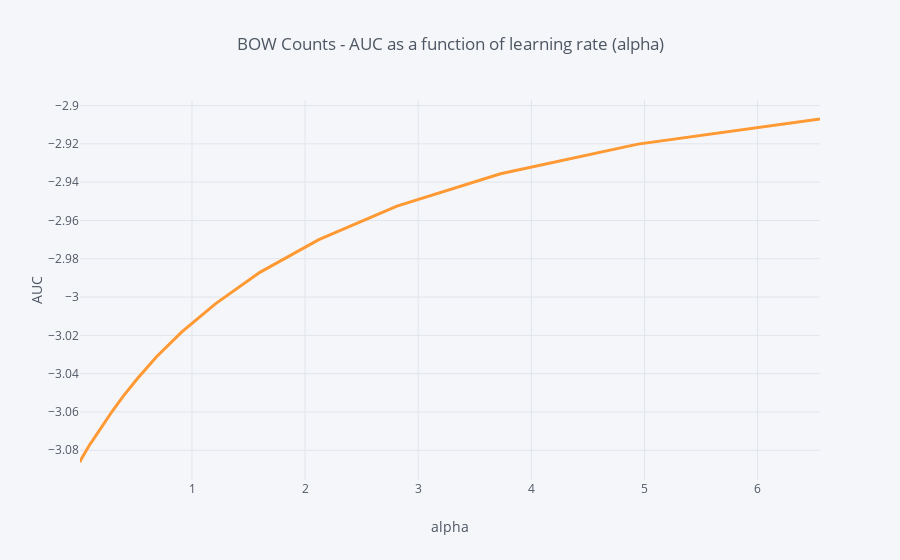

Notebook cell for this chart:
### Code cell
cv_results = pd.DataFrame(auc_by_alpha_ridge, columns = ['alpha', 'AUC'])
cv_results.query('alpha < 8').set_index('alpha').AUC.iplot(title = 'BOW Counts - AUC as a function of learning rate (alpha)', xTitle = 'alpha', yTitle = 'AUC', width = 3, hline=(0,0))

### Figure 1 — Plotly figure (JSON) as saved in the notebook; plotly's stock layout.template omitted (floating-point values rounded to 4 significant figures)
{"data": [{"line": {"color": "rgba(255, 153, 51, 1.0)", "dash": "solid", "shape": "linear", "width": 3}, "mode": "lines", "name": "AUC", "text": "", "type": "scatter", "x": [0.01, 0.01326, 0.01758, 0.0233, 0.03089, 0.04095, 0.05429, 0.07197, 0.09541, 0.1265, 0.1677, 0.2223, 0.2947, 0.3907, 0.5179, 0.6866, 0.9103, 1.207, 1.6, 2.121, 2.812, 3.728, 4.942, 6.551], "y": [-3.086, -3.086, -3.085, -3.084, -3.084, -3.083, -3.081, -3.08, -3.077, -3.074, -3.071, -3.066, -3.06, -3.052, -3.043, -3.031, -3.018, -3.004, -2.987, -2.97, -2.953, -2.936, -2.92, -2.907]}], "layout": {"autosize": true, "legend": {"bgcolor": "#F5F6F9", "font": {"color": "#4D5663"}}, "paper_bgcolor": "#F5F6F9", "plot_bgcolor": "#F5F6F9", "shapes": [{"line": {"color": "#db4052", "dash": "solid", "width": 1}, "type": "line", "x0": 0, "x1": 1, "xref": "paper", "y0": [0, 0], "y1": [0, 0], "yref": "y"}], "title": {"font": {"color": "#4D5663"}, "text": "BOW Counts - AUC as a function of learning rate (alpha)"}, "xaxis": {"autorange": true, "gridcolor": "#E1E5ED", "range": [0.01, 6.551], "showgrid": true, "tickfont": {"color": "#4D5663"}, "title": {"font": {"color": "#4D5663"}, "text": "alpha"}, "type": "linear", "zerolinecolor": "#E1E5ED"}, "yaxis": {"autorange": true, "gridcolor": "#E1E5ED", "range": [-3.096, -2.897], "showgrid": true, "tickfont": {"color": "#4D5663"}, "title": {"font": {"color": "#4D5663"}, "text": "AUC"}, "type": "linear", "zerolinecolor": "#E1E5ED"}}}
